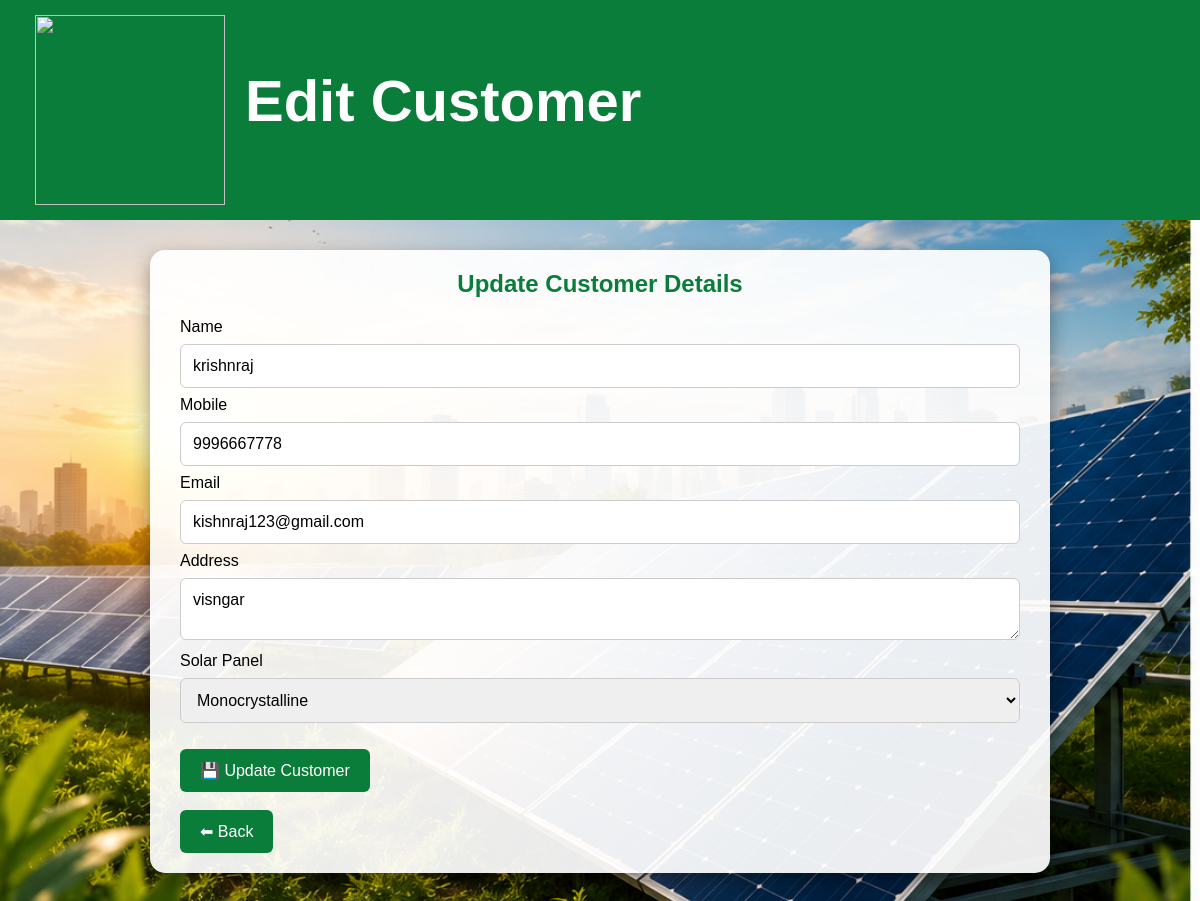
/edit_customer/1, run on the app's committed database.
### tables this page shows
CREATE TABLE customers(
id INTEGER PRIMARY KEY AUTOINCREMENT,
name TEXT,
mobile TEXT,
email TEXT,
address TEXT,
panel TEXT
);

### app.py (the view)
@app.route("/edit_customer/<int:id>")
def edit_customer(id):
    c = connect_db()
    cur = c.cursor()
    cur.execute("SELECT * FROM customers WHERE id=?", (id,))
    customer = cur.fetchone()
    c.close()
    return render_template("edit_customer.html", customer=customer)

### app.py (called while the page is built)
def connect_db():
    return sqlite3.connect("solar.db")

### templates/edit_customer.html (shortened to what this page needs)
<!DOCTYPE html>
<html>
<head>
<link rel="stylesheet"
href="{{ url_for('static', filename='style.css') }}">
</head>
<body>
<header class="header">
<div class="header-left">
<img src="{{ url_for('static', filename='images/logo.png') }}" class="logo">
<h1>Edit Customer</h1>
</div>
</header>
<div class="container">
<h2>Update Customer Details</h2>
<form action="/update_customer/{{ customer[0] }}" method="POST">
<label>Name</label>
<input type="text"
name="name"
value="{{ customer[1] }}"
required>
<label>Mobile</label>
<input type="text"
name="mobile"
value="{{ customer[2] }}"
required>
<label>Email</label>
<input type="email"
name="email"
value="{{ customer[3] }}"
required>
<label>Address</label>
<textarea name="address">{{ customer[4] }}</textarea>
<label>Solar Panel</label>
<select name="panel">
<option {% if customer[5]=='Monocrystalline' %}selected{% endif %}>
Monocrystalline
</option>
</select>
<br><br>
<button type="submit">
💾 Update Customer
</button>
</form>
<br>
<a href="/customer">
<button>
⬅ Back
</button>
</a>
</div>
</body>
</html>

### static/style.css (style rules this page uses)
* { margin:0; padding:0; box-sizing:border-box; font-family:Arial, Helvetica, sans-serif; }
body { background:url("/static/images/background.jpg"); background-size:cover; background-repeat:no-repeat; background-position:center; background-attachment:fixed; }
.header { width:100%; background:#0b7d3b; display:flex; justify-content:space-between; align-items:center; padding:15px 35px; }
.header-left { display:flex; align-items:center; }
.logo { width:190px; height:190px; object-fit:contain; }
.header h1 { color:white; font-size:58px; margin-left:20px; font-weight:bold; }
.container { width:90%; max-width:900px; margin:30px auto; background:rgba(255,255,255,0.92); padding:20px 30px; border-radius:15px; box-shadow:0 8px 20px rgba(0,0,0,.4); }
h1,h2,h3 { color:#0b7d3b; text-align:center; margin-bottom:20px; }
input, select, textarea { width:100%; padding:12px; margin:8px 0; border:1px solid #ccc; border-radius:6px; font-size:16px; }
button { background:#0b7d3b; color:white; border:none; padding:12px 20px; border-radius:6px; cursor:pointer; font-size:16px; transition:.3s; }
a { text-decoration:none; }

### data on the page
customers: name "krishnraj", mobile "9996667778", email "kishnraj123@gmail.com", address "visngar", panel "Monocrystalline"
